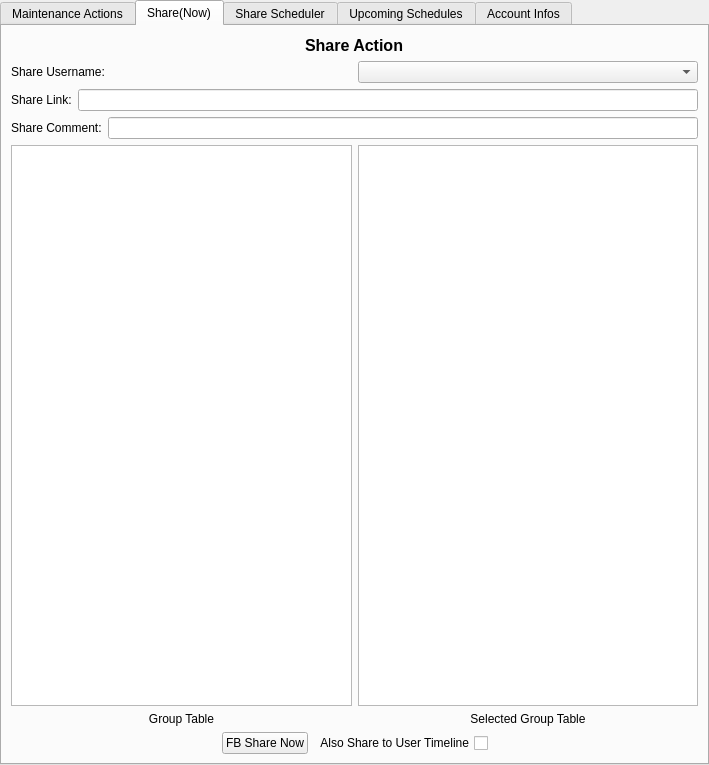
<?xml version="1.0" encoding="UTF-8"?>
<ui version="4.0">
 <class>TabWidget</class>
 <widget class="QTabWidget" name="TabWidget">
  <property name="geometry">
   <rect>
    <x>0</x>
    <y>0</y>
    <width>709</width>
    <height>765</height>
   </rect>
  </property>
  <property name="sizePolicy">
   <sizepolicy hsizetype="Expanding" vsizetype="Expanding">
    <horstretch>0</horstretch>
    <verstretch>0</verstretch>
   </sizepolicy>
  </property>
  <property name="windowTitle">
   <string>Facebook Software - FANS Marketing Planning Limited</string>
  </property>
  <property name="currentIndex">
   <number>1</number>
  </property>
  <widget class="QWidget" name="tab">
   <property name="sizePolicy">
    <sizepolicy hsizetype="Fixed" vsizetype="Fixed">
     <horstretch>0</horstretch>
     <verstretch>0</verstretch>
    </sizepolicy>
   </property>
   <attribute name="title">
    <string>Maintenance Actions</string>
   </attribute>
   <layout class="QGridLayout" name="gridLayout_3">
    <item row="0" column="0">
     <layout class="QVBoxLayout" name="verticalLayout_3">
      <item>
       <layout class="QHBoxLayout" name="horizontalLayout_3">
        <item>
         <spacer name="horizontalSpacer">
          <property name="orientation">
           <enum>Qt::Horizontal</enum>
          </property>
          <property name="sizeHint" stdset="0">
           <size>
            <width>40</width>
            <height>20</height>
           </size>
          </property>
         </spacer>
        </item>
        <item>
         <widget class="QLabel" name="label_6">
          <property name="enabled">
           <bool>true</bool>
          </property>
          <property name="font">
           <font>
            <pointsize>10</pointsize>
            <weight>75</weight>
            <bold>true</bold>
           </font>
          </property>
          <property name="text">
           <string>Maintenance Actions</string>
          </property>
          <property name="textInteractionFlags">
           <set>Qt::NoTextInteraction</set>
          </property>
         </widget>
        </item>
        <item>
         <spacer name="horizontalSpacer_2">
          <property name="orientation">
           <enum>Qt::Horizontal</enum>
          </property>
          <property name="sizeHint" stdset="0">
           <size>
            <width>40</width>
            <height>20</height>
           </size>
          </property>
         </spacer>
        </item>
       </layout>
      </item>
      <item>
       <layout class="QHBoxLayout" name="horizontalLayout_2">
        <item>
         <widget class="QLabel" name="label">
          <property name="text">
           <string>Username:</string>
          </property>
         </widget>
        </item>
        <item>
         <widget class="QComboBox" name="Username_comboBox"/>
        </item>
       </layout>
      </item>
      <item>
       <layout class="QVBoxLayout" name="verticalLayout_2">
        <item>
         <widget class="QGroupBox" name="groupBox">
          <property name="font">
           <font>
            <weight>50</weight>
            <bold>false</bold>
           </font>
          </property>
          <property name="title">
           <string>Login Method:</string>
          </property>
          <property name="flat">
           <bool>false</bool>
          </property>
          <layout class="QGridLayout" name="gridLayout_5">
           <item row="0" column="0">
            <layout class="QHBoxLayout" name="horizontalLayout_5">
             <item>
              <widget class="QRadioButton" name="RetrieveCookies_rbtn">
               <property name="text">
                <string>Retrieve Cookies</string>
               </property>
               <property name="checked">
                <bool>true</bool>
               </property>
              </widget>
             </item>
             <item>
              <widget class="QRadioButton" name="LoadCookies_rbtn">
               <property name="text">
                <string>Load Cookies</string>
               </property>
              </widget>
             </item>
            </layout>
           </item>
          </layout>
         </widget>
        </item>
       </layout>
      </item>
      <item>
       <layout class="QHBoxLayout" name="horizontalLayout">
        <item>
         <widget class="QLabel" name="label_3">
          <property name="font">
           <font>
            <weight>50</weight>
            <bold>false</bold>
            <underline>false</underline>
           </font>
          </property>
          <property name="autoFillBackground">
           <bool>false</bool>
          </property>
          <property name="text">
           <string>Other Functions:</string>
          </property>
          <property name="alignment">
           <set>Qt::AlignLeading|Qt::AlignLeft|Qt::AlignVCenter</set>
          </property>
         </widget>
        </item>
        <item>
         <widget class="QCheckBox" name="FBtoolkit_cb">
          <property name="text">
           <string>FB toolkit</string>
          </property>
         </widget>
        </item>
        <item>
         <widget class="QCheckBox" name="UpdateGL_cb">
          <property name="text">
           <string>Update Group List</string>
          </property>
         </widget>
        </item>
       </layout>
      </item>
      <item>
       <widget class="QGroupBox" name="groupBox_2">
        <property name="font">
         <font>
          <weight>50</weight>
          <bold>false</bold>
         </font>
        </property>
        <property name="title">
         <string>When Action Complete:</string>
        </property>
        <property name="flat">
         <bool>false</bool>
        </property>
        <property name="checkable">
         <bool>false</bool>
        </property>
        <layout class="QGridLayout" name="gridLayout_6">
         <item row="0" column="0">
          <layout class="QHBoxLayout" name="horizontalLayout_4">
           <item>
            <widget class="QRadioButton" name="AutoShutdown_rbtn">
             <property name="text">
              <string>Auto Shutdown</string>
             </property>
             <property name="checked">
              <bool>true</bool>
             </property>
            </widget>
           </item>
           <item>
            <widget class="QRadioButton" name="NoAction_rbtn">
             <property name="text">
              <string>No Action</string>
             </property>
            </widget>
           </item>
          </layout>
         </item>
        </layout>
       </widget>
      </item>
      <item>
       <widget class="QPushButton" name="submit_btn_2">
        <property name="text">
         <string>Perform Action(s)!</string>
        </property>
       </widget>
      </item>
     </layout>
    </item>
   </layout>
  </widget>
  <widget class="QWidget" name="tab_4">
   <attribute name="title">
    <string>Share(Now)</string>
   </attribute>
   <layout class="QGridLayout" name="gridLayout_4">
    <item row="0" column="0">
     <layout class="QVBoxLayout" name="verticalLayout_4">
      <item>
       <layout class="QVBoxLayout" name="verticalLayout_7">
        <item>
         <layout class="QHBoxLayout" name="horizontalLayout_10">
          <item>
           <spacer name="horizontalSpacer_5">
            <property name="orientation">
             <enum>Qt::Horizontal</enum>
            </property>
            <property name="sizeHint" stdset="0">
             <size>
              <width>40</width>
              <height>20</height>
             </size>
            </property>
           </spacer>
          </item>
          <item>
           <widget class="QLabel" name="label_7">
            <property name="font">
             <font>
              <pointsize>12</pointsize>
              <weight>75</weight>
              <bold>true</bold>
             </font>
            </property>
            <property name="text">
             <string>Share Action</string>
            </property>
           </widget>
          </item>
          <item>
           <spacer name="horizontalSpacer_6">
            <property name="orientation">
             <enum>Qt::Horizontal</enum>
            </property>
            <property name="sizeHint" stdset="0">
             <size>
              <width>40</width>
              <height>20</height>
             </size>
            </property>
           </spacer>
          </item>
         </layout>
        </item>
       </layout>
      </item>
      <item>
       <layout class="QHBoxLayout" name="horizontalLayout_8">
        <item>
         <widget class="QLabel" name="label_5">
          <property name="text">
           <string>Share Username:</string>
          </property>
         </widget>
        </item>
        <item>
         <widget class="QComboBox" name="ShareUsername_comboBox"/>
        </item>
       </layout>
      </item>
      <item>
       <layout class="QHBoxLayout" name="horizontalLayout_13">
        <item>
         <widget class="QLabel" name="label_11">
          <property name="text">
           <string>Share Link:</string>
          </property>
         </widget>
        </item>
        <item>
         <widget class="QLineEdit" name="Link_line"/>
        </item>
       </layout>
      </item>
      <item>
       <layout class="QHBoxLayout" name="horizontalLayout_12">
        <item>
         <widget class="QLabel" name="label_8">
          <property name="text">
           <string>Share Comment:</string>
          </property>
         </widget>
        </item>
        <item>
         <widget class="QLineEdit" name="Comment_line"/>
        </item>
       </layout>
      </item>
      <item>
       <layout class="QHBoxLayout" name="horizontalLayout_6">
        <item>
         <layout class="QVBoxLayout" name="verticalLayout_5">
          <item>
           <widget class="QTableWidget" name="Group_table">
            <property name="acceptDrops">
             <bool>true</bool>
            </property>
            <property name="editTriggers">
             <set>QAbstractItemView::NoEditTriggers</set>
            </property>
            <property name="dragEnabled">
             <bool>true</bool>
            </property>
            <property name="dragDropOverwriteMode">
             <bool>false</bool>
            </property>
            <property name="dragDropMode">
             <enum>QAbstractItemView::DragDrop</enum>
            </property>
            <property name="defaultDropAction">
             <enum>Qt::MoveAction</enum>
            </property>
            <property name="selectionBehavior">
             <enum>QAbstractItemView::SelectRows</enum>
            </property>
           </widget>
          </item>
          <item>
           <widget class="QLabel" name="label_9">
            <property name="text">
             <string>Group Table</string>
            </property>
            <property name="alignment">
             <set>Qt::AlignCenter</set>
            </property>
           </widget>
          </item>
         </layout>
        </item>
        <item>
         <layout class="QVBoxLayout" name="verticalLayout_8">
          <item>
           <widget class="QTableWidget" name="SelectedGroup_table">
            <property name="acceptDrops">
             <bool>true</bool>
            </property>
            <property name="editTriggers">
             <set>QAbstractItemView::NoEditTriggers</set>
            </property>
            <property name="dragEnabled">
             <bool>true</bool>
            </property>
            <property name="dragDropOverwriteMode">
             <bool>false</bool>
            </property>
            <property name="dragDropMode">
             <enum>QAbstractItemView::DragDrop</enum>
            </property>
            <property name="defaultDropAction">
             <enum>Qt::MoveAction</enum>
            </property>
            <property name="selectionBehavior">
             <enum>QAbstractItemView::SelectRows</enum>
            </property>
           </widget>
          </item>
          <item>
           <widget class="QLabel" name="label_10">
            <property name="text">
             <string>Selected Group Table</string>
            </property>
            <property name="alignment">
             <set>Qt::AlignCenter</set>
            </property>
           </widget>
          </item>
         </layout>
        </item>
       </layout>
      </item>
      <item>
       <layout class="QHBoxLayout" name="horizontalLayout_9">
        <item>
         <spacer name="horizontalSpacer_4">
          <property name="orientation">
           <enum>Qt::Horizontal</enum>
          </property>
          <property name="sizeHint" stdset="0">
           <size>
            <width>40</width>
            <height>20</height>
           </size>
          </property>
         </spacer>
        </item>
        <item>
         <widget class="QPushButton" name="submit_btn">
          <property name="text">
           <string>FB Share Now</string>
          </property>
         </widget>
        </item>
        <item>
         <widget class="QCheckBox" name="timeline_cb">
          <property name="layoutDirection">
           <enum>Qt::RightToLeft</enum>
          </property>
          <property name="text">
           <string>Also Share to User Timeline</string>
          </property>
         </widget>
        </item>
        <item>
         <spacer name="horizontalSpacer_3">
          <property name="orientation">
           <enum>Qt::Horizontal</enum>
          </property>
          <property name="sizeHint" stdset="0">
           <size>
            <width>40</width>
            <height>20</height>
           </size>
          </property>
         </spacer>
        </item>
       </layout>
      </item>
     </layout>
    </item>
   </layout>
  </widget>
  <widget class="QWidget" name="tab_2">
   <property name="sizePolicy">
    <sizepolicy hsizetype="Expanding" vsizetype="Expanding">
     <horstretch>0</horstretch>
     <verstretch>0</verstretch>
    </sizepolicy>
   </property>
   <attribute name="title">
    <string>Share Scheduler</string>
   </attribute>
   <layout class="QGridLayout" name="gridLayout">
    <item row="0" column="0">
     <widget class="QTableWidget" name="scheduler_table">
      <property name="editTriggers">
       <set>QAbstractItemView::NoEditTriggers</set>
      </property>
     </widget>
    </item>
    <item row="0" column="1">
     <layout class="QVBoxLayout" name="verticalLayout">
      <property name="sizeConstraint">
       <enum>QLayout::SetFixedSize</enum>
      </property>
      <item>
       <widget class="QPushButton" name="add_btn">
        <property name="text">
         <string>Add</string>
        </property>
       </widget>
      </item>
      <item>
       <widget class="QPushButton" name="remove_btn">
        <property name="text">
         <string>Remove</string>
        </property>
       </widget>
      </item>
      <item>
       <widget class="QPushButton" name="edit_btn">
        <property name="text">
         <string>Edit</string>
        </property>
       </widget>
      </item>
      <item>
       <widget class="QPushButton" name="refresh_btn">
        <property name="text">
         <string>Refresh</string>
        </property>
       </widget>
      </item>
      <item>
       <spacer name="verticalSpacer">
        <property name="orientation">
         <enum>Qt::Vertical</enum>
        </property>
        <property name="sizeHint" stdset="0">
         <size>
          <width>20</width>
          <height>40</height>
         </size>
        </property>
       </spacer>
      </item>
     </layout>
    </item>
   </layout>
  </widget>
  <widget class="QWidget" name="tab_5">
   <attribute name="title">
    <string>Upcoming Schedules</string>
   </attribute>
   <layout class="QGridLayout" name="gridLayout_7">
    <item row="0" column="0">
     <layout class="QVBoxLayout" name="verticalLayout_6">
      <item>
       <widget class="QTableWidget" name="schedule_table">
        <property name="editTriggers">
         <set>QAbstractItemView::NoEditTriggers</set>
        </property>
       </widget>
      </item>
      <item>
       <widget class="QPushButton" name="run_schedule_btn">
        <property name="text">
         <string>Run Schedules</string>
        </property>
       </widget>
      </item>
      <item>
       <widget class="QPushButton" name="refresh_schedule_btn">
        <property name="text">
         <string>Refresh Schedules</string>
        </property>
       </widget>
      </item>
     </layout>
    </item>
   </layout>
  </widget>
  <widget class="QWidget" name="tab_3">
   <property name="sizePolicy">
    <sizepolicy hsizetype="Expanding" vsizetype="Expanding">
     <horstretch>0</horstretch>
     <verstretch>0</verstretch>
    </sizepolicy>
   </property>
   <attribute name="title">
    <string>Account Infos</string>
   </attribute>
   <layout class="QGridLayout" name="gridLayout_2">
    <item row="0" column="0">
     <widget class="QTableWidget" name="tableWidget">
      <property name="enabled">
       <bool>true</bool>
      </property>
      <property name="editTriggers">
       <set>QAbstractItemView::NoEditTriggers</set>
      </property>
     </widget>
    </item>
    <item row="1" column="0">
     <widget class="QPushButton" name="refresh_btn_2">
      <property name="text">
       <string>Refresh</string>
      </property>
     </widget>
    </item>
    <item row="2" column="0">
     <widget class="QPushButton" name="group_type_btn">
      <property name="text">
       <string>Change Group Type</string>
      </property>
     </widget>
    </item>
   </layout>
  </widget>
 </widget>
 <resources/>
 <connections/>
</ui>
